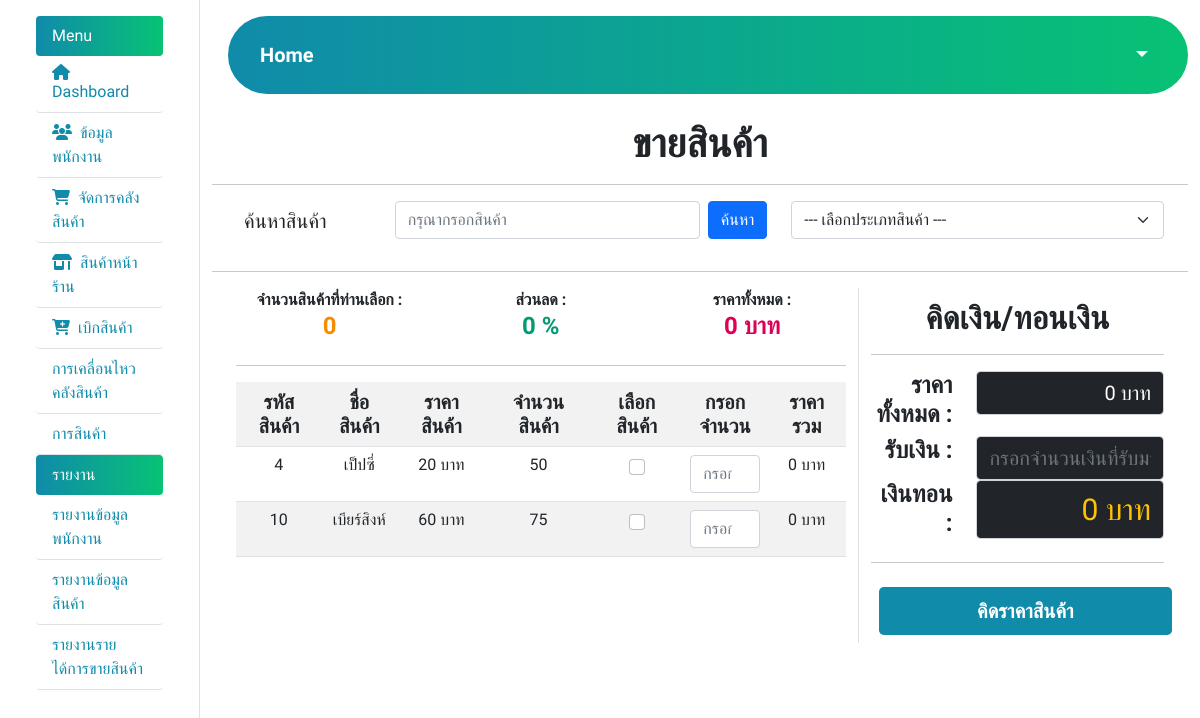
Page /src/admin/sales_manege.php on the earlier database version.
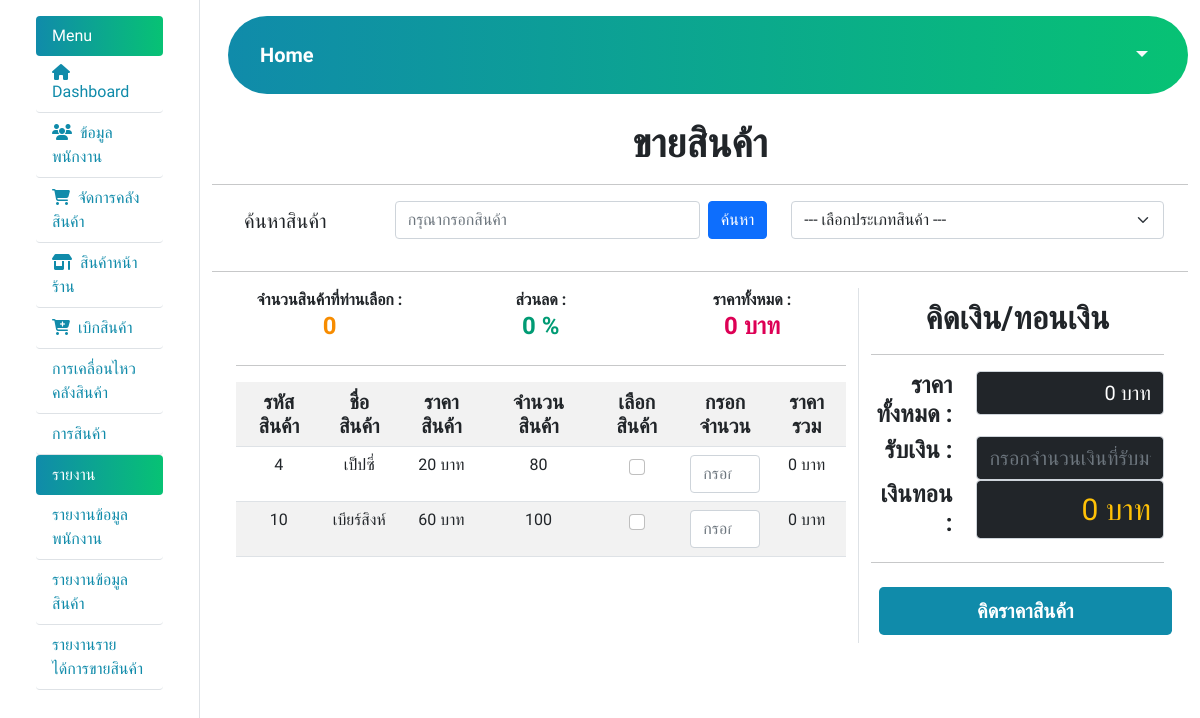
Same page on the later database version.
### tables this page shows
CREATE TABLE `tb_products` (
  `product_id` int(11) NOT NULL,
  `product_name` varchar(100) NOT NULL,
  `category_id` int(11) DEFAULT NULL,
  `cost_price` decimal(10,2) NOT NULL,
  `sell_price` decimal(10,2) NOT NULL,
  `is_active` enum('Available','Not Available') DEFAULT 'Available',
  `product_pic` varchar(100) DEFAULT NULL,
  `product_num` int(11) NOT NULL,
  `stock_qty` int(11) NOT NULL DEFAULT 0
);

### src/admin/sales_manege.php (the view, shortened to what the changed rows need)
<?php
    include "../../include/config.inc.php";
    $sql1="SELECT * FROM tb_products WHERE is_active = 'Available'";
    $result1=mysqli_query($conn,$sql1);
    $sum =0;
?>
<div class="container-fluid">
    <div class="row">
            <?php include "navbar.php"; ?>
        <div class="col-lg-10 col-sm-10 col-12">
            <?php include "head.php"; ?>
            <br><br><br><br><br>
            <h1><b><center>ขายสินค้า</center></b></h1><hr>
            <div class="container-fluid">
                <div class="row">
                    <div class="col-lg-8 col-sm-8 col-12 border-end">
                        <table class="table table-hover table-striped">
                            <tr class="h5" align="center">
                                <th>รหัสสินค้า</th>
                                <th>ชื่อสินค้า</th>
                                <th>ราคาสินค้า</th>
                                <th>จำนวนสินค้า</th>
                                <th>เลือกสินค้า</th>
                                <th>กรอกจำนวน</th>
                                <th>ราคารวม</th>
                            </tr>
                            <?php
                                while($read1=mysqli_fetch_assoc($result1)){
                                    $product_id   = $read1["product_id"];
                                    $product_name = $read1["product_name"];
                                    $sell_price   = $read1["sell_price"];
                                    $category_id   = $read1["category_id"];
                                    $product_num  = $read1["product_num"];
                            ?>
                            <tr align="center"
                                data-category="<?php echo $category_id; ?>"
                                data-product-id="<?php echo $product_id; ?>">
                                <td><?php echo $product_id; ?></td>
                                <td><?php echo $product_name; ?></td>
                                <td><?php echo number_format($sell_price) . " บาท"; ?></td>
                                <td><?php echo $product_num; ?></td>
                                <td>
                                <input type="checkbox" class="form-check-input select-checkbox" data-product-id="<?php echo $product_id; ?>">
                                </td>
                                <td style="width: 14%;">
                                <input type="number" min="0" class="form-control qty-input" data-product-id="<?php echo $product_id; ?>" placeholder="กรอกจำนวน">
                                </td>
                                <td class="row-total"><?php echo number_format($sum) . " บาท"; ?></td>
                            </tr>
                            <?php
                                }
                            ?>
                        </table>
                    </div>
                    <div class="col-lg-4 col-sm-4 col-12">
                        <center style="margin: 3.9%;"><h2><b>คิดเงิน/ทอนเงิน</b></h2></center><hr>
                    </div>
                </div>
            </div>
        </div>
    </div>
</div>

Differences in the rows shown:
changed tb_products "เป็ปซี่": product_num "50" → "80"
changed tb_products "เบียร์สิงห์": product_num "75" → "100"
